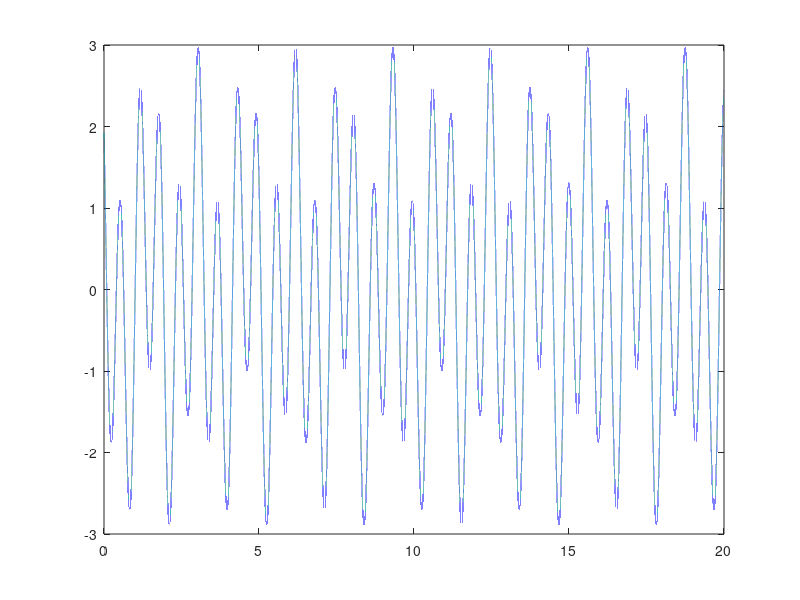

Source code (MATLAB):
%%%%%%%%%%%%%%%%%%%%%%%%%%%%% 6.1, considere las siguientes señales:
%%%%%%%%%%%%%% crear vector con la variable independiente
t = 0:0.00001:20;
%%%%%%%%%%%%%% señal 1:
x1 = 2*cos(10*t+1)-sin(4*t-1);
%%%%%%%%%%%%%% señal 2:
x2 = (cos(2*t-pi/3)).^2;
%%%%%%%%%%%%%% Para la señal 1:
max1 = max(x1);

plot(t, x1);
%figure;
%plot(t, x2);

%fsi = 246.042;
%fsol = 195.998;
%fla = 220;
%wsi = 2*pi*fsi;
%wla = 2*pi*fla;
%wsol = 2*pi*fsol;
%xsi=sin(wsi*t);
%xsol=sin(wsol*t);
%xla=sin(wla*t);
%xs = xsol+xsi+xla;
%figure;
%plot(t, xs);

%xsp = (1/2) * (xs+flip(xs));
%xsimp = (1/2) * (xs-flip(xs));
%xrc = xsp + xsimp;

%subplot(3, 1, 1);
%plot(t, xsp);
%subplot(3, 1, 2);
%plot(t, xsimp);
%subplot(3, 1, 3);
%plot(t, xrc);
%hold on;
%plot(t, xs)

%[y1, Fs1] = audioread('SoftGuitar-44p1_mono-10mins.ogg');
%y1a = abs(y1);
%y1rc = sqrt(y1a);
%[y2, Fs2] = audioread('SoftGuitar.ogg');
%y2a = abs(y2);
%y2rc = sqrt(y2a);
%r1 = size(y1);
%r2 = size(y2);
%yn1 = y1(1:1000);
%yn2 = y2(1:1000);
%ys = yn1 + yn2;
%figure
%subplot(3, 1, 1);
%plot(y1);
%subplot(3, 1, 2);
%plot(y1a);
%subplot(3, 1, 3);
%plot(y1rc);

%figure
%plot(ys);

